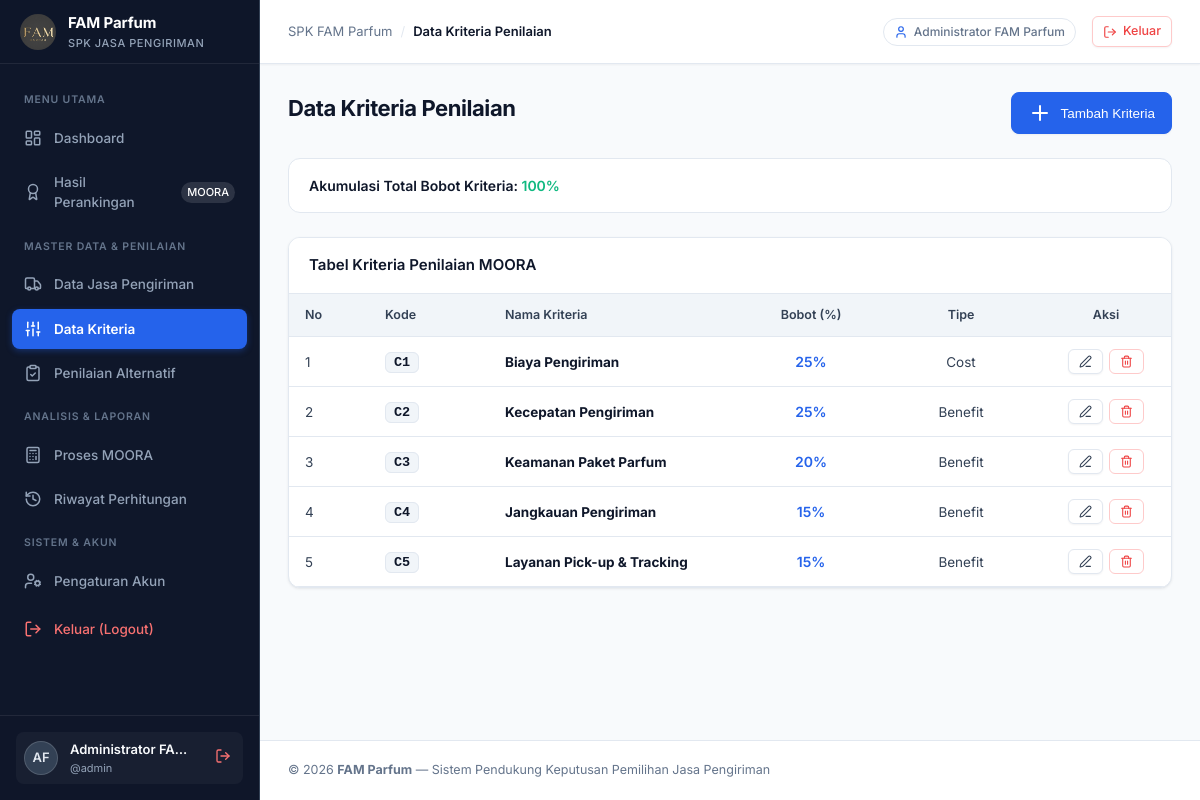
The page /index.php?page=kriteria (signed in) on the database its author committed.
### tables this page shows
CREATE TABLE `kriteria` (
  `id_kriteria` int(11) NOT NULL,
  `kode_kriteria` varchar(3) NOT NULL,
  `nama_kriteria` varchar(30) NOT NULL,
  `bobot` int(11) NOT NULL,
  `jenis` varchar(10) NOT NULL
);

### pages/kriteria.php (the view, shortened to what this page needs)
<?php
$stmt = $pdo->query("SELECT * FROM kriteria ORDER BY id_kriteria ASC");
$kriteriaList = $stmt->fetchAll();
$totalBobot = 0;
foreach ($kriteriaList as $k) {
    $totalBobot += (int)$k['bobot'];
}
?>
<div class="page-container">
    <div class="page-header">
        <div>
            <h1 class="page-title">Data Kriteria Penilaian</h1>
        </div>
        <div class="page-actions">
            <button type="button" class="btn btn-primary" onclick="openModal('modalTambahKriteria')">
                <i data-lucide="plus"></i>
                <span>Tambah Kriteria</span>
            </button>
        </div>
    </div>
    <div style="background: #FFFFFF; border: 1px solid var(--border-color); border-radius: var(--radius-lg); padding: 16px 20px; margin-bottom: 24px; display: flex; align-items: center; justify-content: space-between; flex-wrap: wrap; gap: 16px;">
        <div style="display: flex; align-items: center; gap: 14px;">
            <div>
                <div style="font-size: 14px; font-weight: 600; color: var(--text-heading);">
                    Akumulasi Total Bobot Kriteria:
                    <span style="color: <?= $totalBobot == 100 ? 'var(--success)' : 'var(--warning)' ?>;"><?= $totalBobot ?>%</span>
                </div>
            </div>
        </div>
    </div>
    <div class="card">
        <div class="card-header">
            <div>
                <h3 class="card-title">
                    <span>Tabel Kriteria Penilaian MOORA</span>
                </h3>
            </div>
        </div>
        <div class="card-body" style="padding: 0;">
            <div class="table-responsive">
                <table class="data-table">
                    <thead>
                        <tr>
                            <th style="width: 80px;">No</th>
                            <th style="width: 120px;">Kode</th>
                            <th>Nama Kriteria</th>
                            <th style="width: 140px; text-align: center;">Bobot (%)</th>
                            <th style="width: 160px; text-align: center;">Tipe</th>
                            <th style="width: 130px; text-align: center;">Aksi</th>
                        </tr>
                    </thead>
                    <tbody>
                        <?php
                        $no = 1;
                        foreach ($kriteriaList as $row):
                            $isCost = (strtolower($row['jenis']) === 'cost');
                        ?>
                        <tr>
                            <td><?= $no++ ?></td>
                            <td>
                                <span style="font-family: monospace; font-weight: 700; color: var(--navy-dark); padding: 2px 8px; background: var(--bg-subtle); border-radius: var(--radius-sm); border: 1px solid var(--border-color);">
                                    <?= htmlspecialchars($row['kode_kriteria']) ?>
                                </span>
                            </td>
                            <td>
                                <strong style="font-size: 13.5px; color: var(--text-heading);">
                                    <?= htmlspecialchars($row['nama_kriteria']) ?>
                                </strong>
                            </td>
                            <td style="text-align: center; font-weight: 600; font-size: 14px; color: var(--primary);">
                                <?= $row['bobot'] ?>%
                            </td>
                            <td style="text-align: center;">
                                <?php if ($isCost): ?>
                                        <span>Cost</span>
                                <?php else: ?>
                                        <span>Benefit</span>
                                <?php endif; ?>
                            </td>
                            <td style="text-align: center;">
                                <div style="display: flex; gap: 6px; justify-content: center;">
                                    <button type="button" class="btn btn-secondary btn-sm" onclick="editKriteria(<?= $row['id_kriteria'] ?>, '<?= htmlspecialchars(addslashes($row['kode_kriteria'])) ?>', '<?= htmlspecialchars(addslashes($row['nama_kriteria'])) ?>', <?= $row['bobot'] ?>, '<?= htmlspecialchars(addslashes($row['jenis'])) ?>')" title="Edit Kriteria">
                                        <i data-lucide="edit-3" style="width: 13px; height: 13px;"></i>
                                    </button>
                                    <button type="button" class="btn btn-danger btn-sm" onclick="hapusKriteria(<?= $row['id_kriteria'] ?>, '<?= htmlspecialchars(addslashes($row['nama_kriteria'])) ?>')" title="Hapus Kriteria">
                                        <i data-lucide="trash-2" style="width: 13px; height: 13px;"></i>
                                    </button>
                                </div>
                            </td>
                        </tr>
                        <?php endforeach; ?>
                    </tbody>
                </table>
            </div>
        </div>
    </div>
</div>

### assets/css/style.css (style rules this page uses)
:root { --navy-dark: #0F172A; --navy-sidebar: #0F172A; --navy-light: #1E293B; --navy-border: #334155; --primary: #2563EB; --primary-hover: #1D4ED8; --primary-light: #EFF6FF; --primary-border: #BFDBFE; --bg-page: #F8FAFC; --bg-card: #FFFFFF; --bg-subtle: #F1F5F9; --text-main: #334155; --text-heading: #0F172A; --text-muted: #64748B; --text-light: #94A3B8; --border-color: #E2E8F0; --border-light: #F1F5F9; --success: #10B981; --success-bg: #ECFDF5; --success-border: #A7F3D0; --warning: #F59E0B; --warning-bg: #FFFBEB; --warning-border: #FDE68A; --danger: #EF4444; --danger-bg: #FEF2F2; --danger-border: #FECACA; --info: #0EA5E9; --info-bg: #F0F9FF; --info-border: #BAE6FD; --sidebar-width: 260px; --header-height: 64px; --radius-sm: 6px; --radius-md: 8px; --radius-lg: 12px; --radius-xl: 16px; --shadow-xs: 0 1px 2px 0 rgba(15, 23, 42, 0.05); --shadow-sm: 0 1px 3px 0 rgba(15, 23, 42, 0.07), 0 1px 2px -1px rgba(15, 23, 42, 0.06); --shadow-md: 0 4px 6px -1px rgba(15, 23, 42, 0.08), 0 2px 4px -2px rgba(15, 23, 42, 0.06); --shadow-lg: 0 10px 15px -3px rgba(15, 23, 42, 0.08), 0 4px 6px -4px rgba(15, 23, 42, 0.04); }
*, *::before, *::after { box-sizing: border-box; margin: 0; padding: 0; }
html, body { height: 100%; font-family: 'Inter', -apple-system, BlinkMacSystemFont, 'Segoe UI', Roboto, Helvetica, Arial, sans-serif; font-size: 14px; line-height: 1.5; color: var(--text-main); background-color: var(--bg-page); -webkit-font-smoothing: antialiased; }
.page-container { flex: 1; padding: 28px; max-width: 1400px; width: 100%; margin: 0 auto; }
.page-header { display: flex; align-items: flex-start; justify-content: space-between; margin-bottom: 24px; gap: 16px; flex-wrap: wrap; }
.page-title { font-size: 22px; font-weight: 700; color: var(--text-heading); letter-spacing: -0.02em; margin-bottom: 4px; }
.page-actions { display: flex; align-items: center; gap: 10px; }
.btn { display: inline-flex; align-items: center; justify-content: center; gap: 8px; padding: 8px 16px; font-size: 13.5px; font-weight: 500; border-radius: var(--radius-md); cursor: pointer; transition: all 0.15s ease; border: 1px solid transparent; outline: none; white-space: nowrap; }
.btn-primary { background-color: var(--primary); color: #FFFFFF; border-color: var(--primary); box-shadow: var(--shadow-xs); }
.btn-secondary { background-color: #FFFFFF; color: var(--text-main); border-color: var(--border-color); box-shadow: var(--shadow-xs); }
.btn-danger { background-color: #FFFFFF; color: var(--danger); border-color: var(--danger-border); }
.btn-sm { padding: 5px 10px; font-size: 12.5px; border-radius: var(--radius-sm); }
.card { background: var(--bg-card); border: 1px solid var(--border-color); border-radius: var(--radius-lg); box-shadow: var(--shadow-sm); margin-bottom: 24px; overflow: hidden; }
.card-header { padding: 16px 20px; border-bottom: 1px solid var(--border-color); display: flex; align-items: center; justify-content: space-between; gap: 12px; background: #FFFFFF; }
.card-title { font-size: 15px; font-weight: 600; color: var(--text-heading); display: flex; align-items: center; gap: 8px; }
.card-body { padding: 20px; }
.table-responsive { width: 100%; overflow-x: auto; -webkit-overflow-scrolling: touch; }
.data-table { width: 100%; border-collapse: collapse; text-align: left; font-size: 13.5px; }
.data-table th { background: var(--bg-subtle); color: var(--text-main); font-weight: 600; font-size: 12.5px; padding: 12px 16px; border-bottom: 1px solid var(--border-color); white-space: nowrap; }
.data-table td { padding: 12px 16px; border-bottom: 1px solid var(--border-color); color: var(--text-main); vertical-align: middle; }
.data-table tbody tr { transition: background-color 0.12s ease; }

### rows shown on the page
kriteria: kode_kriteria "C1", nama_kriteria "Biaya Pengiriman", bobot "25", jenis "Cost"
kriteria: kode_kriteria "C2", nama_kriteria "Kecepatan Pengiriman", bobot "25", jenis "Benefit"
kriteria: kode_kriteria "C3", nama_kriteria "Keamanan Paket Parfum", bobot "20", jenis "Benefit"
kriteria: kode_kriteria "C4", nama_kriteria "Jangkauan Pengiriman", bobot "15", jenis "Benefit"
kriteria: kode_kriteria "C5", nama_kriteria "Layanan Pick-up & Tracking", bobot "15", jenis "Benefit"

### other values the page prints
$initials "AF"
$adminNama "Administrator FA…"
$adminUser "admin"
$titleCurrent "Data Kriteria Penilaian"
$headerAdminNama "Administrator FAM Parfum"
$totalBobot "100"
